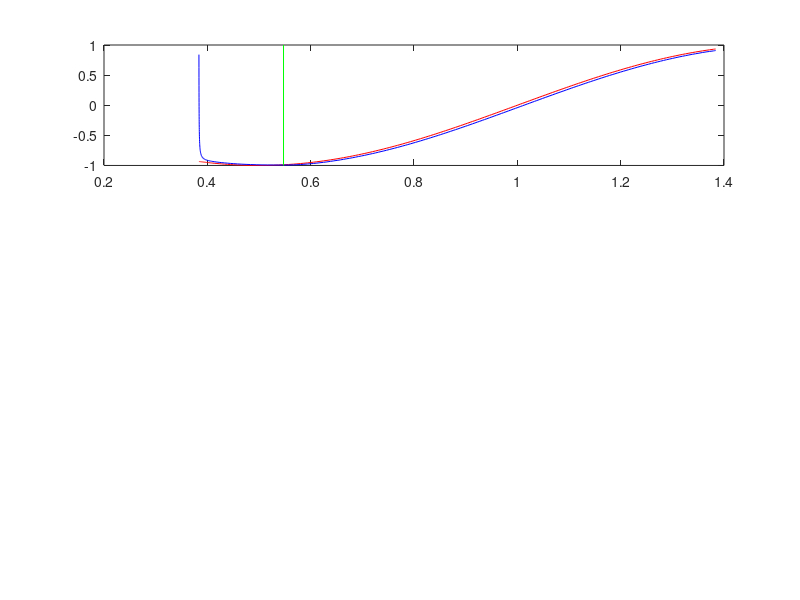

This chart was generated by the following MATLAB code: (Note: this script raises an error after producing the figure.)
function [alp,WW,tau_init,T_relax] = fn_ode_drag_law(...
            prams1,coll_inputs,zz0,VV0,prams2)
%% need: om,d=draft,cD_dim,h,RAO_surge
%% prams1      = [om,d,RAO_surge,h]; d=draft
%% coll_inputs = [A,rest_coeff,cD_dim];
%% prams2      = [conc,cg,f_coll] to convert to attenuation coefficient
%% also:
%% zz0: time (\omega*t) at moment of collision
%% VV0: velocity at moment of collision

do_test  = 0;
rhow     = 1025;
g        = 9.81;

%%outputs (1 for each floe);
T_relax  = [0;0];%% time till drag stress is 1st zero
WW       = [0;0];%% work done (per unit area) by drag stress
tau_init = [0;0];%% initial (max) stress 

if nargin==0
   do_test     = 1;
   cD_dim      = 1e6;%%kg/m^3
   A           = 2e-2;
   h           = 3.3e-2;
   d           = 1.8e-2;%%draft
   rest_coeff  = .9;

   if 1
      om       = 2*pi/1.1;
      omt1     = 1.205531059037677;
      V1       = -0.060661652608385;
      omt2     = -1.021253028778352;
      V2       = 0.055383740125916;
      RAOsurge = 0.568508129170096;
   else
      om       = 2*pi/1.5;
      omt1     = 0.508439575729424;
      V1       = -0.034743261608009;
      omt2     = -1.861452883782580;
      V2       = 0.068375052575801;
      RAOsurge = 0.851899193743405;
   end

   VV0   = [V1;V2];
   zz0   = [omt1;omt2];
   clear omt1 omt2 V1 V2;
   
   prams1      = [om,d,RAOsurge,h];
   coll_inputs = [A,rest_coeff,cD_dim];
   %%
   f_coll   = om/pi;%%2*f
   conc     = .77;
   cg       = 1;
   prams2   = [f_coll,conc,cg];
   clear om d RAOsurge h
   clear A rest_coeff cD_dim
   clear f_coll conc cg
end


%% prams1 = [om,d,RAO_surge,h]; d=draft
om       = prams1(1);
d        = prams1(2);
RAOsurge = prams1(3);
h        = prams1(4);

%% coll_inputs = [A,rest_coeff,cD_dim];%%NB currently scalars
A           = coll_inputs(1);
rest_coeff  = coll_inputs(2);
cD_dim      = coll_inputs(3);

%% prams2   = [f_coll,conc,cg];
f_coll   = prams2(1);
conc     = prams2(2);
cg       = prams2(3);

X        = RAOsurge*A;
sd       = om^2/g;
cD       = cD_dim*X/(rhow*d);%%non-dimensional drag coeff
Wfac     = sd*(rhow*g*X^2);  %%convert work from nondimensional to dimensional
tau_fac  = sd*(rhow*g*X);    %%convert stress from nondimensional to dimensional

for j=1:2

   V0    = VV0(j)/(X*om);%%initial speed [nondimensional]
   v0    = -rest_coeff*V0;
   z0    = zz0(j);%%initial value of z=\omega*t
   %zvec  = z0+(0:N)'*dz;
   %sgn   = sign(V0);

   if 1%%use matlab solver
      zspan    = z0+[0,pi];
      %solver   = @ode113;col = 'k';
      %solver   = @ode23;col = 'm';
      solver   = @ode45;col   = 'b';
      %%
      [zout,v1_out]  = feval(solver,@(z,v1) stress_fun(z,v1,cD),zspan,v0);
      V1_out         = -sin(zout);
      tau_out        = tau_fac*stress_fun(zout,v1_out,cD);%%[Pa]
      %%
      tau0        = tau_out(1);
      tau_init(j) = tau0;

      %%find 1st time stress is 0 - defines a 'relaxation' time
      jz          = find(tau0*tau_out<0,1,'first');
      T_relax(j)  = zout(jz)/om;

      %%determine when to calculate the work done
      if 0;
         %% up to T_relax;
         jR = jz;
      else
         %% up to next collision;
         zcoll = om/f_coll;
         jR    = find((zout-z0)>zcoll,1,'first');
         if isempty(jR)
            jR = length(zout);
         end
      end
      %%
      W_out = cumtrapz(zout,work_fun(zout,v1_out,cD));%%nondimensional work
      W_out = Wfac*W_out;                             %%[J/m^2]
      WW(j) = W_out(jR);
      %%
      if do_test
         figure(2);
         subplot(3,1,1);
         plot(zout/pi,V1_out,'r');
         hold on;
         plot(zout/pi,v1_out,col);
         yl = get(gca,'ylim');
         plot(om*T_relax(j)/pi+0*yl,yl,'g');
         hold off;
         GEN_proc_fig('\omega{t}/\pi','v_1');
         xlim(zspan/pi);
         %%
         subplot(3,1,2);
         tau_out  = stress_fun(zout,v1_out,cD);
         plot(zout/pi,tau_out);
         xl = get(gca,'xlim');
         x  = xl(1)+.2*(xl(2)-xl(1));
         yl = get(gca,'ylim');
         y  = yl(1)+.4*(yl(2)-yl(1));
         str   = ['T_{relax}=',num2str(T_relax(j)),'s; ',...
                  '\tau_{init}=',num2str(tau_init(j)),'Pa; ',...
                  'W=',num2str(WW(j)),' Jm^{-2}'];
         txt   = text(x,y,str);
         GEN_font(txt);
         hold off;
         GEN_proc_fig('\omega{t}/\pi','\tau, Pa');
         xlim(zspan/pi);
         %%
         subplot(3,1,3);
         plot(zout/pi,W_out);
         GEN_proc_fig('\omega{t}/\pi','W, Jm^{-2}');
         xlim(zspan/pi);
         pause;
         %return;
      end
   end

   %% %% initial condition for u:
   %% %% u'(0)=-1/cD*(v0-V0)=(1-e)/cD*V0*u(0)=ic_coeff*u(0)
   %% %% u'=w => w(0)=ic_coeff*u(0)
   %% %% w'=-cos(z)/(cD*sgn)*u=f*u
   %% ic_coeff = (1-rest_coeff)/(cD*sgn)*V0;
   %% uw       = [1;ic_coeff];%%u(0) is arbitrary
   %% %%
   %% uvec     = 0*zvec;
   %% wvec     = 0*zvec;
   %% fvec     = 0*zvec;
   %% %%
   %% n           = 0;
   %% V1_vec      = -sin(zvec);
   %% v1_vec      = 0*zvec;
   %% tau_vec     = 0*zvec;
   %% tau_vec_    = 0*zvec;
   %% Wvec_       = 0*zvec;
   %% v1_vec(n+1) = v0;

   %% %% weights for trapezoidal integration (linear interpolation);
   %% wt0   = dz/2;%%weight for LH point
   %% wt1   = dz/2;%%weight for RH point

   %% W              = 0;%%work done [J/m^2] (integral of stress*v1*dt
   %% y0             = v1_vec(n+1)-V1_vec(n+1);
   %% tau            = cD*sgn*y0^2;
   %% tau_vec(n+1)   = tau;
   %% ig0            = tau*v1_vec(n+1);
   %%    %%integrand for work integral at LH of interval;

   %% z           = zvec(n+1);
   %% f           = -cos(z)/(cD*sgn);
   %% fvec(n+1)   = f;

   %% %%simple solution;
   %% U_vec          = 0*zvec;
   %% U              = v1_vec(n+1);
   %% Uvec(n+1)      = U;
   %% tau_           = tau;
   %% tau_vec_(n+1)  = tau_;
   %% ig0_           = ig0;
   %% W_             = 0;

   %% for n=1:N
   %%    M  = [0,1;f,0];
   %%    V1 = V1_vec(n+1);

   %%    %% step forward in time
   %%    uw          = uw+(M*uw)*dz;
   %%    uvec(n+1)   = uw(1);
   %%    wvec(n+1)   = uw(2);

   %%    %% alternative solution method
   %%    U              = U+tau_*dz;%%v1
   %%    % {V1-U,tau_,U,V1}
   %%    Uvec(n+1)      = U;
   %%    tau_vec_(n+1)  = tau_;
   %%    y_             = V1_vec(n+1)-U;
   %%    sgn_           = sign(y_);
   %%    tau_           = cD*sgn_*y_^2;
   %%    ig1_           = tau_*U;
   %%    W_             = Wfac*(wt0*ig0_+wt1*ig1_);
   %%    Wvec_(n+1)     = W_;

   %%    %% get v1 and check if restoring force changes direction
   %%    y1             = -cD*sgn*uw(2)/uw(1);%%v1-V1
   %%    sgn            = sign(y1);
   %%    v1             = V1+y1;
   %%    v1_vec(n+1)    = v1;
   %%    tau            = cD*sgn*y1^2;
   %%    tau_vec(n+1)   = tau;


   %%    %% Calculate work done
   %%    ig1         = tau*v1;%%integrand for work integral;
   %%    W           = W+Wfac*(wt0*ig0+wt1*ig1);
   %%    Wvec(n+1)   = W;

   %%    %%reset these for next time step:
   %%    z           = zvec(n+1);
   %%    f           = -sgn/cD*cos(z);
   %%    fvec(n+1)   = f;
   %%    ig0         = ig1;

   %%    if 1
   %%       %%plot v1 as we go:
   %%       subplot(4,1,1);
   %%       plot(zvec/pi,V1_vec,'r');
   %%       hold on;
   %%       %%
   %%       nn = 1+(0:n)';
   %%       zp = zvec(nn);
   %%       plot(zp/pi,v1_vec(nn));
   %%       plot(zp/pi,Uvec(nn),'m');
   %%       GEN_proc_fig('\omega{t}/\pi','v_1');
   %%       xlim(z0/pi+[0,2]);
   %%       hold off;

   %%       %%plot tau as we go:
   %%       subplot(4,1,2);
   %%       plot(zp/pi,tau_vec(nn));
   %%       hold on;
   %%       plot(zp/pi,tau_vec_(nn),'m');
   %%       GEN_proc_fig('\omega{t}\pi','tau');
   %%       xlim(z0/pi+[0,2]);

   %%       %%plot W as we go:
   %%       subplot(4,1,3);
   %%       plot(zp/pi,Wvec(nn));
   %%       hold on;
   %%       plot(zp/pi,Wvec_(nn),'m');
   %%       GEN_proc_fig('\omega{t}\pi','W, Jm^{-2}');
   %%       xlim(z0/pi+[0,2]);



   %%       %%plot u as we go:
   %%       subplot(4,1,4);
   %%       plot(zp/pi,uvec(nn));
   %%       GEN_proc_fig('\omega{t}\pi','u');
   %%       xlim(z0/pi+[0,2]);
   %%       %pause(.1);
   %%    end
   %% end
end

alp   = conc*f_coll*sum(WW)/cg;

%%%%%%%%%%%%%%%%%%%%%%%%%%%%%%%%%%%%%%%%%%%%%%%%%%%
function tau   = stress_fun(t,v1,cD)
%%stress from drag law

V1    = -sin(t);
y     = v1-V1;
sgn   = -sign(y);
tau   = cD*sgn.*y.^2;

%%%%%%%%%%%%%%%%%%%%%%%%%%%%%%%%%%%%%%%%%%%%%%%%%%%
function W   = work_fun(t,v1,cD)
%% integrand stress*[dx/dt]
%% since \int stress*dx=\int stress*[dx/dt]*dt
%% dx/dt=relative velocity, y=v1-V1

V1    = -sin(t);
y     = v1-V1;
tau   = stress_fun(t,v1,cD);
%W     = abs(tau.*v1);
W     = abs(tau.*y);%%relative velocity
